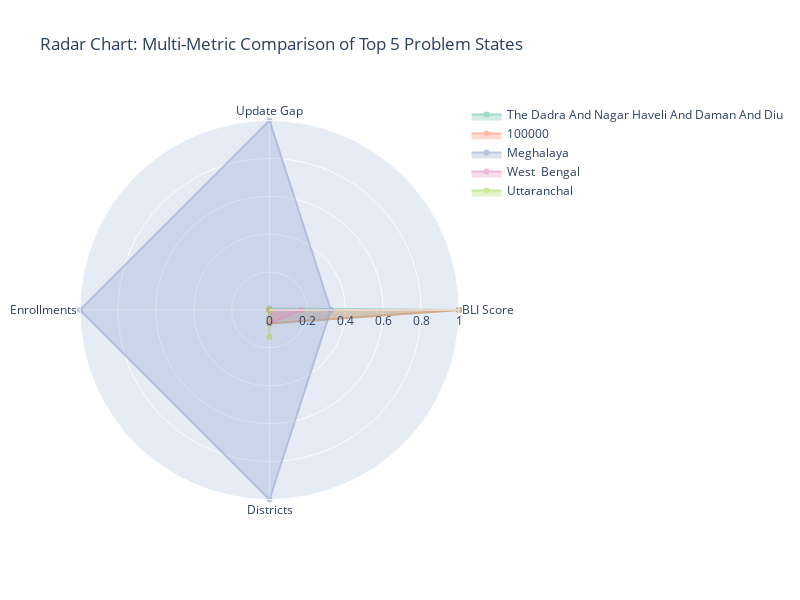

Notebook cell for this chart:
### Code cell
# =============================================================================
# SPECIALIZED: RADAR CHART - Multi-Metric State Comparison
# =============================================================================

print("\n📊 Creating Radar chart...")

# Select top 5 states by BLI for radar comparison
top_5_states = state_geo.nlargest(5, 'bli')['state'].tolist()
radar_data = state_geo[state_geo['state'].isin(top_5_states)].copy()

# Normalize metrics for radar chart (0-1 scale)
metrics = ['bli', 'child_update_gap', 'age_5_17', 'district']
for metric in metrics:
    max_val = state_geo[metric].max()
    radar_data[f'{metric}_norm'] = radar_data[metric] / max_val if max_val > 0 else 0

# Create radar chart
categories = ['BLI Score', 'Update Gap', 'Enrollments', 'Districts']

fig_radar = go.Figure()

colors = px.colors.qualitative.Set2[:5]

for idx, state in enumerate(top_5_states):
    state_data = radar_data[radar_data['state'] == state].iloc[0]
    values = [
        state_data['bli_norm'],
        state_data['child_update_gap_norm'],
        state_data['age_5_17_norm'],
        state_data['district_norm']
    ]
    values.append(values[0])  # Close the polygon
    
    fig_radar.add_trace(go.Scatterpolar(
        r=values,
        theta=categories + [categories[0]],
        fill='toself',
        name=state,
        line_color=colors[idx],
        opacity=0.6
    ))

fig_radar.update_layout(
    polar=dict(
        radialaxis=dict(
            visible=True,
            range=[0, 1]
        )
    ),
    showlegend=True,
    title='Radar Chart: Multi-Metric Comparison of Top 5 Problem States',
    width=800,
    height=600
)

fig_radar.write_html('/home/ayush/Projects/UDH - FInal Draft/uidai-bli-analyzer/analysis/viz_radar.html')
fig_radar.show()

print("✅ Radar chart saved: viz_radar.html")

### Figure 1 — Plotly figure (JSON) as saved in the notebook; plotly's stock layout.template omitted (floating-point values rounded to 4 significant figures)
{"data": [{"fill": "toself", "line": {"color": "rgb(102,194,165)"}, "name": "The Dadra And Nagar Haveli And Daman And Diu", "opacity": 0.6, "r": [1, 0.008208, 0.002656, 0.07143, 1], "theta": ["BLI Score", "Update Gap", "Enrollments", "Districts", "BLI Score"], "type": "scatterpolar"}, {"fill": "toself", "line": {"color": "rgb(252,141,98)"}, "name": "100000", "opacity": 0.6, "r": [1.0, 5.821e-05, 1.884e-05, 0.07143, 1.0], "theta": ["BLI Score", "Update Gap", "Enrollments", "Districts", "BLI Score"], "type": "scatterpolar"}, {"fill": "toself", "line": {"color": "rgb(141,160,203)"}, "name": "Meghalaya", "opacity": 0.6, "r": [0.3236, 1, 1, 1, 0.3236], "theta": ["BLI Score", "Update Gap", "Enrollments", "Districts", "BLI Score"], "type": "scatterpolar"}, {"fill": "toself", "line": {"color": "rgb(231,138,195)"}, "name": "West  Bengal", "opacity": 0.6, "r": [0.1667, 5.821e-05, 0.000113, 0.07143, 0.1667], "theta": ["BLI Score", "Update Gap", "Enrollments", "Districts", "BLI Score"], "type": "scatterpolar"}, {"fill": "toself", "line": {"color": "rgb(166,216,84)"}, "name": "Uttaranchal", "opacity": 0.6, "r": [0, 0, 0, 0.1429, 0], "theta": ["BLI Score", "Update Gap", "Enrollments", "Districts", "BLI Score"], "type": "scatterpolar"}], "layout": {"height": 600, "polar": {"radialaxis": {"range": [0, 1], "visible": true}}, "showlegend": true, "title": {"text": "Radar Chart: Multi-Metric Comparison of Top 5 Problem States"}, "width": 800}}
